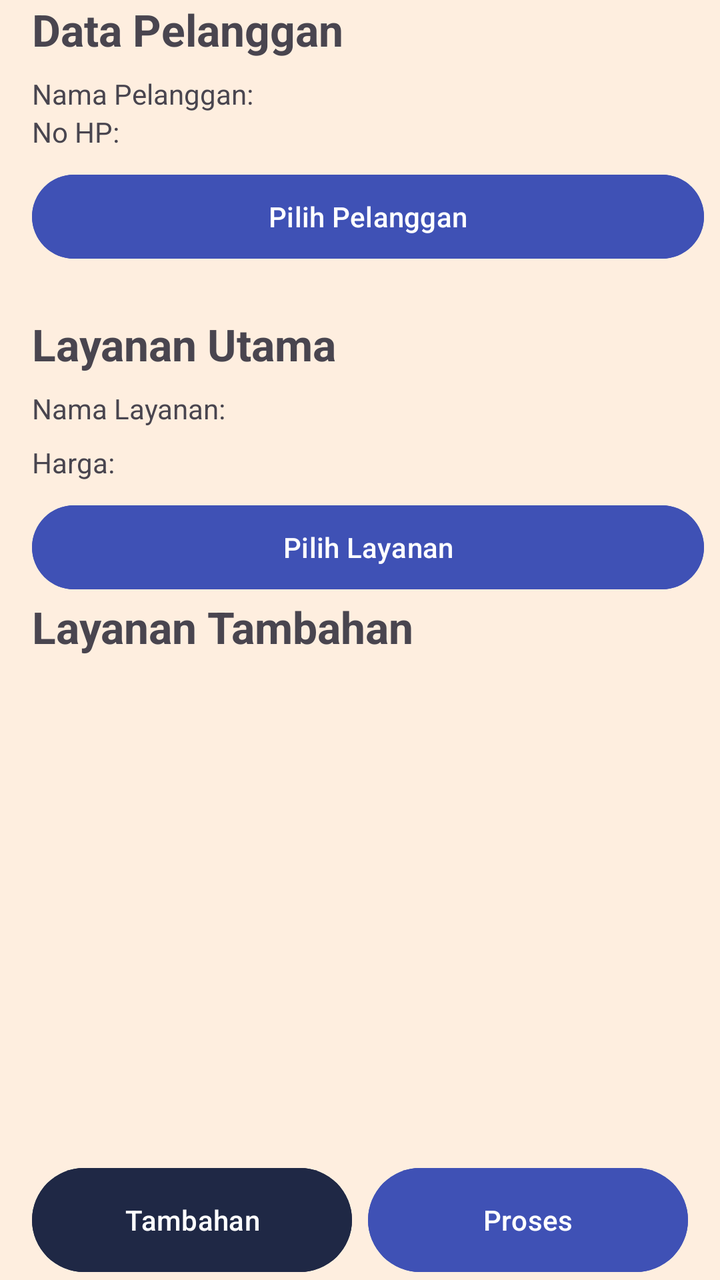
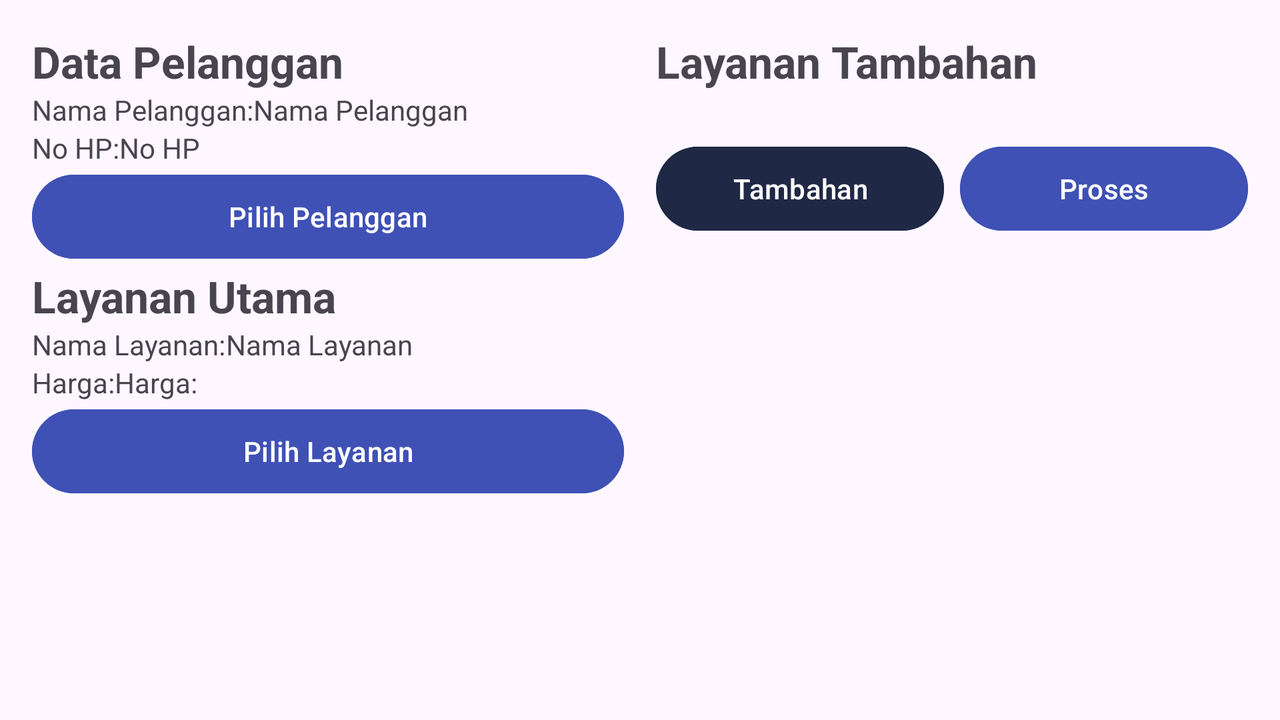

The same Android screen from two of the app's own layout files: first res/layout/ as a phone draws it, then the author's variant for another configuration, drawn on a device whose configuration selects that folder. Both files follow.
<!-- AndroidManifest.xml: application theme Theme.MyApp.WithActionBar -->
<!-- res/layout/activity_transakasi.xml -->
<?xml version="1.0" encoding="utf-8"?>
<androidx.constraintlayout.widget.ConstraintLayout xmlns:android="http://schemas.android.com/apk/res/android"
    xmlns:app="http://schemas.android.com/apk/res-auto"
    xmlns:tools="http://schemas.android.com/tools"
    android:id="@+id/main"
    style="@style/backgroundStyle"
    android:layout_width="match_parent"
    android:layout_height="match_parent"
    tools:context=".transaksi.TransakasiActivity">

    <LinearLayout
        android:id="@+id/main_layout"
        android:layout_width="match_parent"
        android:layout_height="match_parent"
        android:orientation="vertical"

        app:layout_constraintBottom_toBottomOf="parent"
        app:layout_constraintEnd_toEndOf="parent"
        app:layout_constraintStart_toStartOf="parent"
        app:layout_constraintTop_toTopOf="parent"
        tools:context=".YourActivity">

        
        <LinearLayout
            android:layout_width="match_parent"
            android:layout_height="wrap_content"
            android:orientation="vertical"
            android:paddingHorizontal="16dp"
            android:paddingEnd="8dp">

            
            <TextView
                android:layout_width="wrap_content"
                android:layout_height="wrap_content"
                android:text="Data Pelanggan"

                android:textSize="22sp"
                android:textStyle="bold" />

            <LinearLayout
                android:layout_width="wrap_content"
                android:layout_height="wrap_content">

                <TextView
                    android:layout_width="wrap_content"
                    android:layout_height="wrap_content"
                    android:layout_marginTop="8dp"
                    android:text="Nama Pelanggan:" />

                <TextView
                    android:id="@+id/tvNamaPelanggan"
                    android:layout_width="wrap_content"
                    android:layout_height="wrap_content"
                    android:layout_marginTop="8dp"
                    android:text="" />
            </LinearLayout>

            <LinearLayout
                android:layout_width="wrap_content"
                android:layout_height="wrap_content">

                <TextView
                    android:layout_width="wrap_content"
                    android:layout_height="wrap_content"
                    android:text="No HP:" />

                <TextView
                    android:id="@+id/tvNoHpPelanggan"
                    android:layout_width="wrap_content"
                    android:layout_height="wrap_content"
                    android:text="" />
            </LinearLayout>

            <Button
                android:id="@+id/btnPilihPelanggan"
                style="@style/buttonStyle1"
                android:layout_width="match_parent"
                android:layout_height="50dp"
                android:layout_marginTop="8dp"
                android:text="Pilih Pelanggan" />

            
            <TextView
                android:layout_width="wrap_content"
                android:layout_height="wrap_content"
                android:layout_marginTop="24dp"

                android:text="Layanan Utama"
                android:textSize="22sp"
                android:textStyle="bold" />

            <LinearLayout
                android:layout_width="wrap_content"
                android:layout_height="wrap_content">

                <TextView
                    android:layout_width="wrap_content"
                    android:layout_height="27dp"
                    android:layout_marginTop="8dp"
                    android:text="Nama Layanan:" />

                <TextView
                    android:id="@+id/tvNamaLayanan"
                    android:layout_width="wrap_content"
                    android:layout_height="wrap_content"
                    android:layout_marginTop="8dp"
                    android:text="" />
            </LinearLayout>

            <LinearLayout
                android:layout_width="wrap_content"
                android:layout_height="wrap_content">

                <TextView
                    android:layout_width="wrap_content"
                    android:layout_height="wrap_content"
                    android:text="Harga:" />

                <TextView
                    android:id="@+id/tvHargaLayanan"
                    android:layout_width="wrap_content"
                    android:layout_height="wrap_content"
                    android:text="" />
            </LinearLayout>

            <Button
                android:id="@+id/btnPilihLayanan"
                style="@style/buttonStyle1"
                android:layout_width="match_parent"
                android:layout_height="50dp"
                android:layout_marginTop="8dp"
                android:text="Pilih Layanan" />
        </LinearLayout>

        
        <LinearLayout
            android:layout_width="match_parent"
            android:layout_height="wrap_content"
            android:layout_weight="1"
            android:orientation="vertical"
            android:paddingHorizontal="16dp">

            
            <TextView
                android:layout_width="match_parent"
                android:layout_height="wrap_content"
                android:text="Layanan Tambahan"
                android:textSize="22sp"
                android:textStyle="bold" />

            <androidx.core.widget.NestedScrollView
                android:layout_width="match_parent"
                android:layout_height="0dp"
                android:layout_marginTop="8dp"
                android:layout_weight="1"
                android:paddingBottom="8dp">

                <androidx.recyclerview.widget.RecyclerView
                    android:id="@+id/rcLayananTambahan"
                    android:layout_width="match_parent"
                    android:layout_height="match_parent"
                    tools:listitem="@layout/card_pilih_layanan_tambahan" />
            </androidx.core.widget.NestedScrollView>

            
            <LinearLayout
                android:layout_width="match_parent"
                android:layout_height="wrap_content"
                android:layout_marginTop="16dp"
                android:gravity="center"
                android:orientation="horizontal"
                android:weightSum="2">

                <Button
                    android:id="@+id/btnTambahan"
                    style="@style/buttonStyle2"
                    android:layout_width="0dp"
                    android:layout_height="60dp"
                    android:layout_weight="1"
                    android:text="Tambahan" />

                <Button
                    android:id="@+id/btnProses"
                    style="@style/buttonStyle1"
                    android:layout_width="0dp"
                    android:layout_height="60dp"
                    android:layout_marginStart="8dp"
                    android:layout_weight="1"
                    android:text="Proses" />
            </LinearLayout>
        </LinearLayout>
    </LinearLayout>
</androidx.constraintlayout.widget.ConstraintLayout>
<!-- res/layout/card_pilih_layanan_tambahan.xml (included above) -->
<?xml version="1.0" encoding="utf-8"?>
<androidx.cardview.widget.CardView xmlns:android="http://schemas.android.com/apk/res/android"
    xmlns:app="http://schemas.android.com/apk/res-auto"
    android:id="@+id/cardPilihLayananTambahan"
    android:layout_width="match_parent"
    android:layout_height="wrap_content"
    android:layout_marginHorizontal="20dp"
    android:layout_marginVertical="10dp"
    app:cardCornerRadius="10dp"
    app:layout_constraintEnd_toEndOf="parent"
    app:layout_constraintStart_toStartOf="parent"
    app:layout_constraintTop_toTopOf="parent">

    <LinearLayout
        android:layout_width="match_parent"
        android:layout_height="wrap_content"
        android:orientation="vertical">

        
        <LinearLayout
            android:layout_width="match_parent"
            android:layout_height="28dp"
            android:background="#9C27B0"
            android:gravity="center_vertical"
            android:paddingHorizontal="12dp">

            <TextView
                android:id="@+id/tvNo"
                android:layout_width="wrap_content"
                android:layout_height="wrap_content"
                android:text="[0]"
                android:textColor="#FFFFFF"
                android:textSize="14sp"
                android:textStyle="bold" />
        </LinearLayout>

        
        <LinearLayout
            android:layout_width="match_parent"
            android:layout_height="wrap_content"
            android:orientation="horizontal"
            android:weightSum="2">

            <LinearLayout
                android:layout_width="wrap_content"
                android:layout_height="wrap_content"
                android:layout_weight="1.5"
                android:orientation="vertical"
                android:padding="12dp">

                <TextView
                    android:id="@+id/tvNamaLayananTambahan"
                    android:layout_width="wrap_content"
                    android:layout_height="wrap_content"
                    android:text="@string/NamaLayanan"
                    android:textSize="18sp"
                    android:textStyle="bold" />

                <LinearLayout
                    android:layout_width="match_parent"
                    android:layout_height="wrap_content"
                    android:orientation="horizontal">

                    <TextView
                        android:id="@+id/tvHargaLayananKeterangan"
                        android:layout_width="wrap_content"
                        android:layout_height="wrap_content"
                        android:layout_marginTop="4dp"
                        android:text="@string/Harga"

                        android:textSize="14sp" />

                    <TextView
                        android:id="@+id/tvHargaLayananTambahan"
                        android:layout_width="wrap_content"
                        android:layout_height="wrap_content"
                        android:layout_marginTop="4dp"
                        android:text=""

                        android:textSize="14sp" />
                </LinearLayout>

            </LinearLayout>

            <ImageButton
                android:id="@+id/btnHapus"
                style="@style/deleteButton"
                android:layout_width="wrap_content"
                android:layout_height="match_parent"
                android:layout_gravity="end|center_vertical"
                android:layout_weight="0.5"
                android:contentDescription="Hapus"
                android:visibility="gone" />

        </LinearLayout>

    </LinearLayout>

</androidx.cardview.widget.CardView>
<!-- resources referenced by this layout -->
<resources>
  <style name="backgroundStyle">
          <item name="android:background">#FEEEDF</item>
      </style>
  <style name="buttonStyle1">
          <item name="android:backgroundTint">#3F51B5</item>
          <item name="android:textColor">#FFFFFF</item>
      </style>
  <style name="buttonStyle2">
          <item name="android:backgroundTint">#1F2845</item>
          <item name="android:textColor">#FFFFFF</item>
      </style>
  <style name="deleteButton">
          <item name="backgroundTint">#FEEEDF</item>
  
      </style>
  <style name="Theme.MyApp.WithActionBar" parent="Theme.Material3.DayNight">
          
          <item name="colorPrimary">#FEEEDF</item>
          
          <item name="android:textColorPrimary">#241F1B</item>
  
      </style>
</resources>
<!-- res/layout-land/activity_transakasi.xml (the author's variant of the layout above) -->
<!-- drawn on the phone turned sideways -->
<?xml version="1.0" encoding="utf-8"?>
<androidx.constraintlayout.widget.ConstraintLayout xmlns:android="http://schemas.android.com/apk/res/android"
    xmlns:app="http://schemas.android.com/apk/res-auto"
    xmlns:tools="http://schemas.android.com/tools"
    android:id="@+id/main"
    android:layout_width="match_parent"
    android:layout_height="match_parent"
    tools:context=".transaksi.TransakasiActivity">

    <LinearLayout
        android:id="@+id/main_layout"
        android:layout_width="match_parent"
        android:layout_height="match_parent"

        android:orientation="horizontal"
        android:padding="16dp"
        app:layout_constraintBottom_toBottomOf="parent"
        app:layout_constraintEnd_toEndOf="parent"
        app:layout_constraintStart_toStartOf="parent"
        app:layout_constraintTop_toTopOf="parent"
        tools:context=".YourActivity">

        
        <LinearLayout
            android:layout_width="0dp"
            android:layout_height="match_parent"
            android:layout_weight="1"
            android:orientation="vertical"
            android:paddingEnd="8dp">

            
            <TextView
                android:layout_width="wrap_content"
                android:layout_height="wrap_content"
                android:text="Data Pelanggan"

                android:textSize="22sp"
                android:textStyle="bold" />

            <LinearLayout
                android:layout_width="wrap_content"
                android:layout_height="wrap_content">

                <TextView
                    android:layout_width="wrap_content"
                    android:layout_height="wrap_content"

                    android:text="Nama Pelanggan:" />

                <TextView
                    android:id="@+id/tvNamaPelanggan"
                    android:layout_width="wrap_content"
                    android:layout_height="wrap_content"

                    android:text="Nama Pelanggan" />
            </LinearLayout>

            <LinearLayout
                android:layout_width="wrap_content"
                android:layout_height="wrap_content">

                <TextView
                    android:layout_width="wrap_content"
                    android:layout_height="wrap_content"
                    android:text="No HP:" />

                <TextView
                    android:id="@+id/tvNoHpPelanggan"
                    android:layout_width="wrap_content"
                    android:layout_height="wrap_content"
                    android:text="No HP" />
            </LinearLayout>

            <Button
                android:id="@+id/btnPilihPelanggan"
                style="@style/buttonStyle1"
                android:layout_width="match_parent"
                android:layout_height="50dp"

                android:text="Pilih Pelanggan" />

            
            <TextView
                android:layout_width="wrap_content"
                android:layout_height="wrap_content"


                android:text="Layanan Utama"
                android:textSize="22sp"
                android:textStyle="bold" />

            <LinearLayout
                android:layout_width="wrap_content"
                android:layout_height="wrap_content">

                <TextView
                    android:layout_width="wrap_content"
                    android:layout_height="wrap_content"

                    android:text="Nama Layanan:" />

                <TextView
                    android:id="@+id/tvNamaLayanan"
                    android:layout_width="wrap_content"
                    android:layout_height="wrap_content"

                    android:text="Nama Layanan" />
            </LinearLayout>

            <LinearLayout
                android:layout_width="wrap_content"
                android:layout_height="wrap_content">

                <TextView
                    android:layout_width="wrap_content"
                    android:layout_height="wrap_content"
                    android:text="Harga:" />

                <TextView
                    android:id="@+id/tvHargaLayanan"
                    android:layout_width="wrap_content"
                    android:layout_height="wrap_content"
                    android:text="Harga:" />
            </LinearLayout>

            <Button
                android:id="@+id/btnPilihLayanan"
                style="@style/buttonStyle1"
                android:layout_width="match_parent"
                android:layout_height="50dp"

                android:text="Pilih Layanan" />
        </LinearLayout>

        
        <LinearLayout
            android:layout_width="0dp"
            android:layout_height="wrap_content"
            android:layout_weight="1"
            android:orientation="vertical"
            android:paddingStart="8dp">

            
            <TextView
                android:layout_width="wrap_content"
                android:layout_height="wrap_content"
                android:text="Layanan Tambahan"

                android:textSize="22sp"
                android:textStyle="bold" />

            <androidx.core.widget.NestedScrollView
                android:layout_width="match_parent"
                android:layout_height="0dp"

                android:layout_weight="1"
                android:paddingBottom="8dp">

                <androidx.recyclerview.widget.RecyclerView
                    android:id="@+id/rcLayananTambahan"
                    android:layout_width="match_parent"
                    android:layout_height="match_parent"
                    tools:listitem="@layout/card_pilih_layanan_tambahan" />
            </androidx.core.widget.NestedScrollView>

            
            <LinearLayout
                android:layout_width="match_parent"
                android:layout_height="wrap_content"
                android:layout_marginTop="16dp"
                android:gravity="center"
                android:orientation="horizontal"
                android:weightSum="2">

                <Button
                    android:id="@+id/btnTambahan"
                    style="@style/buttonStyle2"
                    android:layout_width="0dp"
                    android:layout_height="50dp"
                    android:layout_weight="1"
                    android:text="Tambahan" />

                <Button
                    android:id="@+id/btnProses"
                    style="@style/buttonStyle1"
                    android:layout_width="0dp"
                    android:layout_height="50dp"
                    android:layout_marginStart="8dp"
                    android:layout_weight="1"
                    android:text="Proses" />
            </LinearLayout>
        </LinearLayout>
    </LinearLayout>

</androidx.constraintlayout.widget.ConstraintLayout>
<!-- resources referenced by the variant -->
<!-- as the phone turned sideways resolves them -->
<resources>
  <style name="buttonStyle1">
          <item name="android:backgroundTint">#3F51B5</item>
          <item name="android:textColor">#FFFFFF</item>
      </style>
  <style name="buttonStyle2">
          <item name="android:backgroundTint">#1F2845</item>
          <item name="android:textColor">#FFFFFF</item>
      </style>
  <style name="deleteButton">
          <item name="backgroundTint">#FEEEDF</item>
  
      </style>
  <style name="Theme.MyApp.WithActionBar" parent="Theme.Material3.DayNight">
          
          <item name="colorPrimary">#FEEEDF</item>
          
          <item name="android:textColorPrimary">#241F1B</item>
  
      </style>
</resources>
